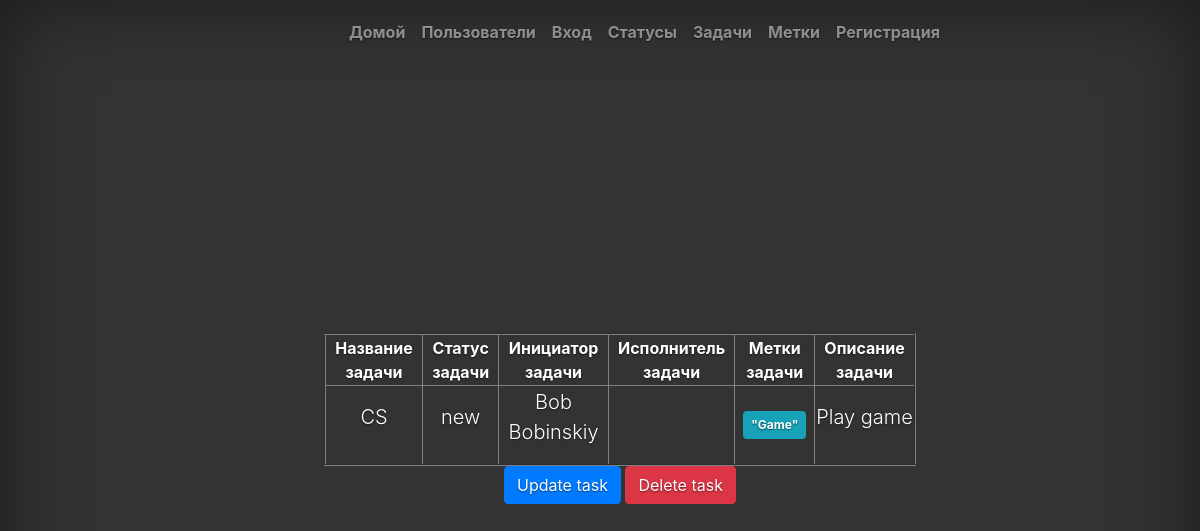
Page /tasks/4 on the committed database.
### tasks/models.py (models this page shows, shortened)
class Task(models.Model):
    name = models.CharField('Имя', max_length=50, null=True, blank=True)
    description = models.TextField('Описание', max_length=150, null=True, blank=True)
    status = models.ForeignKey(TaskStatus, verbose_name='Статус', null=True, blank=True, on_delete=models.PROTECT)
    creator = models.ForeignKey(CustomUser, verbose_name='Автор', on_delete=models.CASCADE, null=True, blank=True, related_name='creator')
    executor = models.ForeignKey(CustomUser, verbose_name='Исполнитель', on_delete=models.PROTECT, null=True, blank=True, related_name='executor')
    labels = models.ManyToManyField(Label, through='RelatedModel', through_fields=('task', 'label'), blank=True, verbose_name='Метки')
    class Meta():
        ordering = ['name']

class TaskStatus(models.Model):
    name = models.CharField('Имя', max_length=70, unique=True)
    def __str__(self):
        return self.name
    class Meta():
        ordering = ['name']

class Label(models.Model):
    name = models.CharField('Имя', max_length=70, unique=True)
    def __str__(self):
        return self.name
    class Meta():
        ordering = ['name']

### users/models.py (models this page shows, shortened)
class CustomUser(AbstractUser):
    class Meta():
        ordering = ['username']

### tasks/views.py (the view)
# urls.py: path('<int:pk>', views.TaskView.as_view(), name='task'),
class TaskView(generic.DetailView):
    model = Task
    template_name = 'task_view.html'

### tasks/templates/task_view.html (shortened to what this page needs)
{% extends 'index.html' %}
{% load bootstrap4 %}
{% load i18n %}
{% block welcome %}
<body class="text-center">
	<table border="2" align="center">
		<tr>
			<th>Название задачи</th>
			<th>Статус задачи</th>
			<th>Инициатор задачи</th>
			<th>Исполнитель задачи</th>
			<th>Метки задачи</th>
			<th>Описание задачи</th>
		</tr>
		<tr>
			<td><p class="lead"> {{ object.name }}</p></td>
			<td><p class="lead"> {{ object.status }}</p></td>
			<td><p class="lead"> {{ object.creator.first_name}} {{ object.creator.last_name}}</p></td>
			<td><p class="lead"> {{ object.executor.first_name }} {{ object.executor.last_name }}</p></td>
			<td>
				{% for tag in object.labels.all %}
					<span class="badge badge-info p-2">"{{ tag }}"</span>
				{% endfor %}
			</td>
			<td><p class="lead"> {{ object.description }}</p></td>
		</tr>
	</table>
	<a class="btn btn-primary" href={% url 'tasks:update_task' object.id %}>{% translate "Update task" %}</a>
	<a class="btn btn-danger" href={% url 'tasks:delete_task' object.id %}>{% translate "Delete task" %}</a>
</body>
{% endblock welcome %}

### task_manager/static/css/cover.css (style rules this page uses)
a, a:focus, a:hover { color: #fff; }
html, body { height: 100%; background-color: #333; }
body { display: -ms-flexbox; display: -webkit-box; display: flex; -ms-flex-pack: center; -webkit-box-pack: center; justify-content: center; color: #fff; text-shadow: 0 .05rem .1rem rgba(0, 0, 0, .5); box-shadow: inset 0 0 5rem rgba(0, 0, 0, .5); }

### rows in the picture
Task: name "CS", status "new", creator.first_name "Bob", creator.last_name "Bobinskiy", description "Play game"
Label: name "Game"
